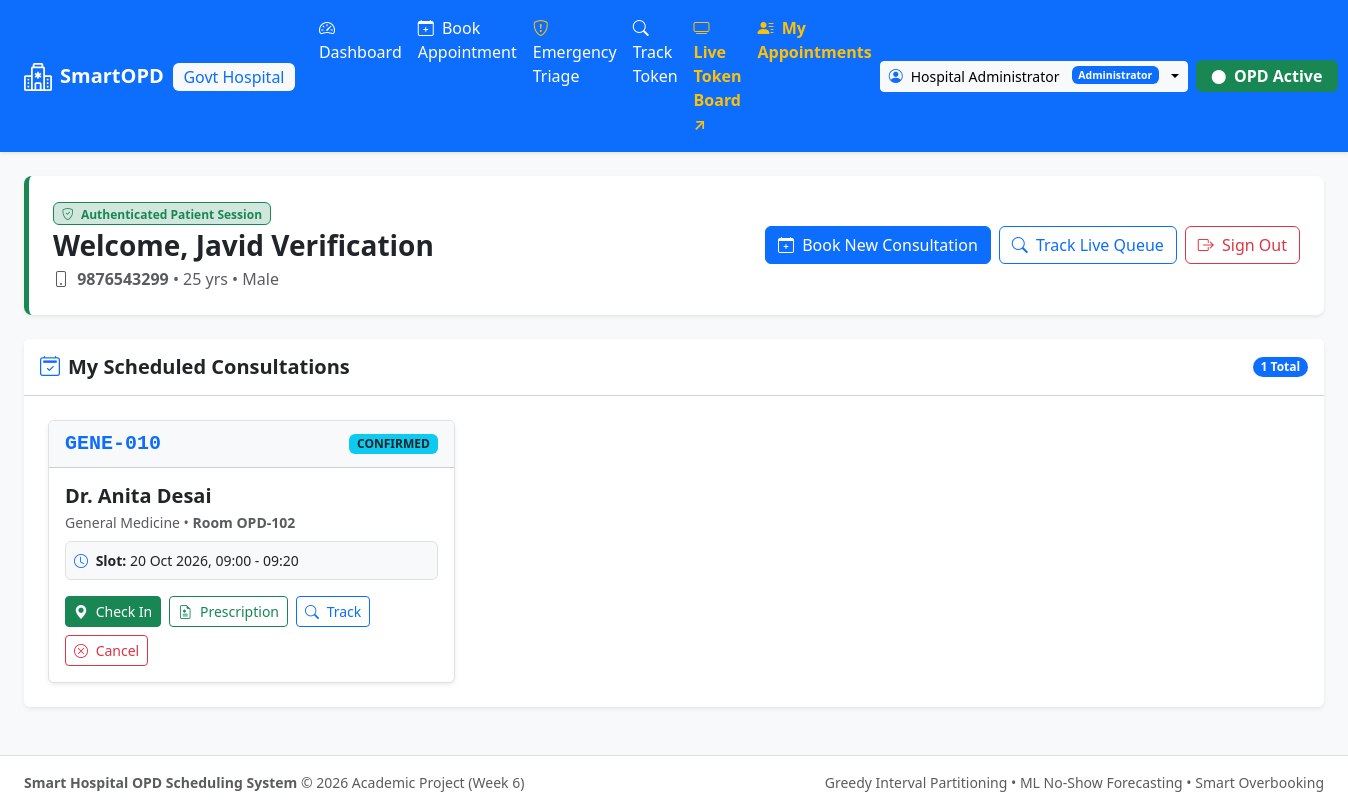
Screenshot of /patient/dashboard (signed in) with the database file from the repository.
### src/models.py (models this page shows, shortened)
class Patient(Base):
    __tablename__ = "patients"
    patient_id = Column(Integer, primary_key=True, autoincrement=True)
    name = Column(String(120), nullable=False)
    age = Column(Integer, nullable=False)
    gender = Column(String(10), nullable=False)
    phone = Column(String(20), unique=True, nullable=False, index=True)
    email = Column(String(120), nullable=True, index=True)
    password_hash = Column(String(255), nullable=True)
    total_visits = Column(Integer, default=0, nullable=False)
    past_no_shows = Column(Integer, default=0, nullable=False)
    appointments = relationship("Appointment", back_populates="patient")
    triages = relationship("EmergencyTriage", back_populates="patient")

class Doctor(Base):
    __tablename__ = "doctors"
    doctor_id = Column(Integer, primary_key=True, autoincrement=True)
    name = Column(String(120), nullable=False)
    specialization = Column(String(100), nullable=False, index=True)
    room_number = Column(String(20), nullable=False)
    max_daily_capacity = Column(Integer, default=30, nullable=False)
    is_available = Column(Boolean, default=True, nullable=False)
    dept_id = Column(Integer, ForeignKey("departments.dept_id"), nullable=False)
    department = relationship("Department", back_populates="doctors")
    slots = relationship("TimeSlot", back_populates="doctor", cascade="all, delete-orphan")
    appointments = relationship("Appointment", back_populates="doctor")
    triages = relationship("EmergencyTriage", back_populates="doctor")

### app.py (the view)
    @app.route("/patient/dashboard")
    def patient_dashboard():
        patient_session = session.get("patient")
        if not patient_session:
            return redirect(url_for("login", next=request.path))
        patient_id = patient_session["patient_id"]
        service = get_service()
        patient = service.session.query(Patient).filter(Patient.patient_id == patient_id).first()
        if not patient:
            session.pop("patient", None)
            return redirect(url_for("login"))
        appointments = service.session.query(Appointment).filter(
            Appointment.patient_id == patient_id
        ).order_by(Appointment.appointment_id.desc()).all()
        appt_cards = []
        for a in appointments:
            appt_cards.append({
                "appointment_id": a.appointment_id,
                "token": service.generate_token(a),
                "doctor_name": a.doctor.name if a.doctor else "Unassigned",
                "specialization": a.doctor.specialization if a.doctor else "General",
                "room_number": a.doctor.room_number if a.doctor else "N/A",
                "slot_time": f"{a.slot.start_time.strftime('%d %b %Y, %H:%M')} - {a.slot.end_time.strftime('%H:%M')}" if a.slot else "TBD",
                "status": a.status.value,
                "can_cancel": a.status in [AppointmentStatus.BOOKED, AppointmentStatus.CONFIRMED, AppointmentStatus.CHECKED_IN],
                "has_prescription": a.prescription is not None
            })
        return render_template("patient_dashboard.html", patient=patient, appointments=appt_cards)

### src/db.py (called while the page is built)
def get_session():
    return ScopedSession()

### src/services.py (called while the page is built, shortened)
    def seed_initial_data_if_empty(self):
        if self.session.query(Department).count() > 0:
            return

    def generate_token(self, appointment: Appointment) -> str:
        dept_name = appointment.doctor.department.dept_name.upper() if appointment.doctor and appointment.doctor.department else "OPD"
        prefix = dept_name[:4]
        return f"{prefix}-{appointment.appointment_id:03d}"

### templates/patient_dashboard.html (shortened to what this page needs)
{% extends "base.html" %}
{% block content %}
<div class="row mb-4">
    <div class="col-12">
        <div class="p-4 bg-white rounded-3 shadow-sm border-start border-success border-5 d-flex justify-content-between align-items-center flex-wrap gap-3">
            <div>
                <div class="badge bg-success-subtle text-success border border-success mb-1">
                    <i class="bi bi-shield-check me-1"></i> Authenticated Patient Session
                </div>
                <h3 class="fw-bold mb-1 text-dark">Welcome, {{ patient.name }}</h3>
                <p class="text-muted mb-0">
                    <i class="bi bi-phone me-1"></i> <strong>{{ patient.phone }}</strong>
                    &bull; {{ patient.age }} yrs &bull; {{ patient.gender }}
                </p>
            </div>
            <div class="d-flex gap-2 flex-wrap">
                <a href="{{ url_for('patient_booking') }}" class="btn btn-primary">
                    <i class="bi bi-calendar-plus me-1"></i> Book New Consultation
                </a>
                <a href="{{ url_for('patient_token_tracker') }}" class="btn btn-outline-primary">
                    <i class="bi bi-search me-1"></i> Track Live Queue
                </a>
                <a href="{{ url_for('logout') }}" class="btn btn-outline-danger">
                    <i class="bi bi-box-arrow-right me-1"></i> Sign Out
                </a>
            </div>
        </div>
    </div>
</div>
<div class="card shadow-sm border-0 mb-4">
    <div class="card-header bg-white py-3 d-flex justify-content-between align-items-center">
        <h5 class="fw-bold mb-0 text-dark">
            <i class="bi bi-calendar2-check text-primary me-2"></i>My Scheduled Consultations
        </h5>
        <span class="badge bg-primary rounded-pill">{{ appointments|length }} Total</span>
    </div>
    <div class="card-body p-4">
        {% if appointments|length == 0 %}
        <div class="text-center py-5 text-muted">
            <i class="bi bi-calendar-x fs-1 opacity-50 mb-3 d-block"></i>
            <h5 class="fw-bold">No Appointments Found</h5>
            <p class="small text-muted mb-3">You currently have no active or historical outpatient bookings in this hospital.</p>
            <a href="{{ url_for('patient_booking') }}" class="btn btn-primary btn-sm">
                <i class="bi bi-plus-circle me-1"></i> Book Your First OPD Slot
            </a>
        </div>
        {% else %}
        <div class="row g-3">
            {% for appt in appointments %}
            <div class="col-md-6 col-lg-4" id="appt-card-{{ appt.appointment_id }}">
                <div class="card h-100 border shadow-sm {% if appt.status == 'CANCELLED' %}opacity-75 bg-light{% endif %}">
                    <div class="card-header bg-light py-2 d-flex justify-content-between align-items-center">
                        <span class="font-monospace fw-bold text-primary fs-5">{{ appt.token }}</span>
                        {% if appt.status == 'CONFIRMED' or appt.status == 'BOOKED' %}
                        <span class="badge bg-info text-dark" id="status-badge-{{ appt.appointment_id }}">{{ appt.status }}</span>
                        {% elif appt.status == 'CHECKED_IN' %}
                        <span class="badge bg-primary" id="status-badge-{{ appt.appointment_id }}">WAITING IN HALL</span>
                        {% elif appt.status == 'IN_CONSULTATION' %}
                        <span class="badge bg-success" id="status-badge-{{ appt.appointment_id }}">NOW CONSULTING</span>
                        {% elif appt.status == 'COMPLETED' %}
                        <span class="badge bg-dark" id="status-badge-{{ appt.appointment_id }}">COMPLETED</span>
                        {% elif appt.status == 'CANCELLED' %}
                        <span class="badge bg-danger" id="status-badge-{{ appt.appointment_id }}">CANCELLED</span>
                        {% else %}
                        <span class="badge bg-secondary" id="status-badge-{{ appt.appointment_id }}">{{ appt.status }}</span>
                        {% endif %}
                    </div>
                    <div class="card-body">
                        <h5 class="fw-bold mb-1">{{ appt.doctor_name }}</h5>
                        <div class="text-muted small mb-2">{{ appt.specialization }} &bull; <strong>Room {{ appt.room_number }}</strong></div>
                        <div class="p-2 bg-light rounded small mb-3 border">
                            <div><i class="bi bi-clock me-1 text-primary"></i> <strong>Slot:</strong> {{ appt.slot_time }}</div>
                        </div>
                        <div class="d-flex flex-wrap gap-2 mt-auto">
                            {% if appt.status in ['BOOKED', 'CONFIRMED'] %}
                            <button type="button" class="btn btn-sm btn-success" id="checkin-btn-{{ appt.appointment_id }}"
                                    onclick="checkInPatientAppointment({{ appt.appointment_id }}, '{{ appt.token }}')">
                                <i class="bi bi-geo-alt-fill me-1"></i> Check In
                            </button>
                            {% endif %}
                            {% if appt.has_prescription %}
                            <a href="{{ url_for('view_prescription', appointment_id=appt.appointment_id) }}" target="_blank" class="btn btn-sm btn-outline-success">
                                <i class="bi bi-file-earmark-medical me-1"></i> Prescription
                            </a>
                            {% endif %}
                            <a href="{{ url_for('patient_token_tracker') }}?query={{ appt.token }}" class="btn btn-sm btn-outline-primary">
                                <i class="bi bi-search me-1"></i> Track
                            </a>
                            {% if appt.can_cancel %}
                            <button type="button" class="btn btn-sm btn-outline-danger" id="cancel-btn-{{ appt.appointment_id }}"
                                    onclick="cancelAppointment({{ appt.appointment_id }}, '{{ appt.token }}')">
                                <i class="bi bi-x-circle me-1"></i> Cancel
                            </button>
                            {% endif %}
                        </div>
                    </div>
                </div>
            </div>
            {% endfor %}
        </div>
        {% endif %}
    </div>
</div>
{% endblock %}

### static/css/style.css (style rules this page uses)
:root { --primary-color: #0d6efd; --success-color: #198754; --warning-color: #ffc107; --danger-color: #dc3545; --info-color: #0dcaf0; --card-shadow: 0 0.125rem 0.25rem rgba(0, 0, 0, 0.075); }
body { background-color: #f8fafc; color: #1e293b; font-family: system-ui, -apple-system, "Segoe UI", Roboto, "Helvetica Neue", Arial, sans-serif; }

### rows the page displays
Patient: name "Javid Verification", phone "9876543299", age "25", gender "Male"
Doctor: token "GENE-010", status "CONFIRMED", doctor_name "Dr. Anita Desai", specialization "General Medicine", room_number "OPD-102", slot_time "20 Oct 2026, 09:00 - 09:20"

### other values shown
{{ session['user'].get('name', 'Staff') }} "Hospital Administrator"
{{ session['user'].get('role', 'Staff') }} "Administrator"
{{ appointments|length }} "1"
